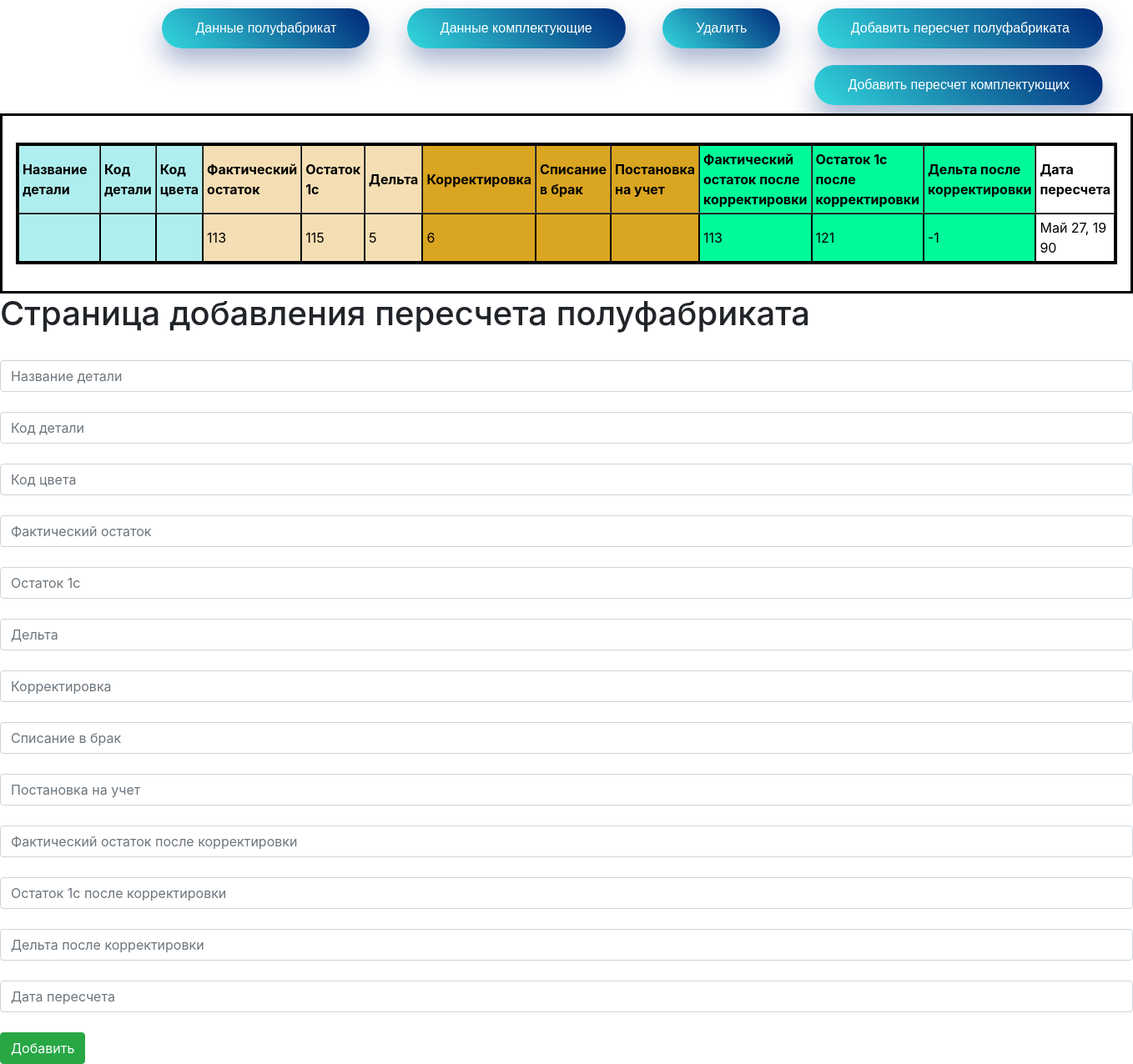
/create, run on the app's committed database.
### main/models.py (models this page shows, shortened)
class Task(models.Model):
    class Meta:
        verbose_name = "Данные полуфабриката"
        verbose_name_plural = "Данные полуфабриката"
        ordering = [
            '-release_date']
    details_name = models.CharField("Дельта", max_length=100, blank=True)
    code = models.CharField("Код детали", max_length=50, blank=True)
    color_code = models.CharField("Код цвета", max_length=50, blank=True)
    quantity_actual = models.CharField("Фактический остаток", max_length=50, blank=True)
    quantity_1c = models.CharField("Остаток 1с", max_length=50, blank=True)
    delta = models.CharField("Дельта", max_length=50, blank=True)
    adjustments = models.CharField("Корректировка", max_length=50, blank=True)
    adjustments_marriage = models.CharField("Списание в брак", max_length=50, blank=True)
    actual_registration = models.CharField("Постановка на учет", max_length=50, blank=True)
    after_adjustment_quantity_actual = models.CharField("Фактический остаток после корректировки",
                                                        max_length=50, blank=True)
    after_adjustment_quantity_1c = models.CharField("Остаток 1с после корректировки", max_length=50, blank=True)
    after_adjustment_delta = models.CharField("Дельта после корректировки", max_length=50, blank=True)
    release_date = models.DateField("Дата пересчета")

### main/views.py (the view, shortened to what this page needs)
# urls.py: path('create', views.create, name='create'),
def create(request):
    form = TaskForm()
    name = Task.objects.filter().order_by('-id')[:1]
    context = {
        'form': form,
        'name': name
    }
    return render(request, 'main/create.html', context)

### main/templates/main/create.html (shortened to what this page needs)
<!doctype html>
<html lang="ru">
<head>
    <link rel="stylesheet" href="https://cdn.jsdelivr.net/npm/bootstrap@4.5.3/dist/css/bootstrap.min.css"
>
</head>
<body>
         <nav style="text-align:right" class="my-2 my-md-0 mr-md-3">
        <a href="{% url 'home' %}" class="pressed-button">Данные полуфабрикат</a>
        <a href="{% url 'home_accessories' %}" class="pressed-button">Данные комплектующие</a>
        <a href="{% url 'about' %}" class="pressed-button">Удалить</a>
        <a href="{% url 'create' %}" class="pressed-button">Добавить пересчет полуфабриката</a>
        <a href="{% url 'create_accessories' %}" class="pressed-button">Добавить пересчет комплектующих</a>
        </nav>
    <dialog id="dialog" style="">
  <p>
      <table  border="1" cellpadding="4" cellspacing="0">
            <tr>
                <th bgcolor="#AFEEEE" width="300"> Название детали</th>
                <th bgcolor="#AFEEEE"> Код детали</th>
                <th bgcolor="#AFEEEE"> Код цвета</th>
                <th bgcolor="#F5DEB3"> Фактический остаток</th>
                <th bgcolor="#F5DEB3"> Остаток 1с</th>
                <th bgcolor="#F5DEB3"> Дельта</th>
                <th bgcolor="#DAA520"> Корректировка</th>
                <th bgcolor="#DAA520"> Списание в брак</th>
                <th bgcolor="#DAA520"> Постановка на учет</th>
                <th bgcolor="#00FA9A"> Фактический остаток после корректировки</th>
                <th bgcolor="#00FA9A"> Остаток 1с после корректировки</th>
                <th bgcolor="#00FA9A"> Дельта после корректировки</th>
                <th> Дата пересчета</th>
            </tr>
            {% for el in name %}
            <tr>
                <td bgcolor="#AFEEEE" >{{ el.details_name }}</td>
                <td bgcolor="#AFEEEE">{{ el.code }}</td>
                <td bgcolor="#AFEEEE">{{ el.color_code }}</td>
                <td bgcolor="#F5DEB3">{{ el.quantity_actual }}</td>
                <td bgcolor="#F5DEB3">{{ el.quantity_1c }}</td>
                <td bgcolor="#F5DEB3">{{ el.delta }}</td>
                <td bgcolor="#DAA520">{{ el.adjustments }}</td>
                <td bgcolor="#DAA520">{{ el.adjustments_marriage }}</td>
                <td bgcolor="#DAA520">{{ el.actual_registration }}</td>
                <td bgcolor="#00FA9A">{{ el.after_adjustment_quantity_actual }}</td>
                <td bgcolor="#00FA9A">{{ el.after_adjustment_quantity_1c }}</td>
                <td bgcolor="#00FA9A">{{ el.after_adjustment_delta }}</td>
                <td>{{ el.release_date }}</td>
            </tr>
            {% endfor %}
        </table>
  </p>
</dialog>
    <div>
        <br>
        <br>
        <br>
        <br>
        <br>
        <br>
        <br>
        <br>
        <br>
        <h1 style="text-align:left">Страница добавления пересчета полуфабриката</h1>
        <br>
    </div>
    <form id="123" method="post">
        {{ form.details_name }}<br>
        {{ form.code }}<br>
        {{ form.color_code }}<br>
        {{ form.quantity_actual }}<br>
        {{ form.quantity_1c }}<br>
        {{ form.delta }}<br>
        {{ form.adjustments }}<br>
        {{ form.adjustments_marriage }}<br>
        {{ form.actual_registration }}<br>
        {{ form.after_adjustment_quantity_actual }}<br>
        {{ form.after_adjustment_quantity_1c }}<br>
        {{ form.after_adjustment_delta }}<br>
        {{ form.release_date }}<br>
        <button type="submit" class="btn btn-success">Добавить</button>
    </form>
</body>
</html>

### main/templates/main/create.html (style rules this page uses)
table { border: 3px solid black; border-collapse:separate; border-spacing: 0; width: 100%; }
table tr td { border: 1px solid black; word-break: break-all; }
table tr td:nth-child(2) { word-break: break-all; }
body { background: url(https://html5book.ru/wp-content/uploads/2015/10/background54.png); }
.pressed-button { text-decoration: none; display: inline-block; padding: 12px 40px; margin: 10px 20px; border-radius: 30px; background-image: linear-gradient(45deg, #6ab1d7 0%, #33d9de 50%, #002878 100%); background-position: 100% 0; background-size: 200% 200%; font-family: 'Montserrat', sans-serif; font-size: 16px; font-weight: 200; color: white; box-shadow: 0 16px 32px 0 rgba(0, 40, 120, .35); transition: .5s; }

### data on the page
Task: quantity_actual "113", quantity_1c "115", delta "5", adjustments "6", after_adjustment_quantity_actual "113", after_adjustment_quantity_1c "121", after_adjustment_delta "-1", release_date "Май 27, 1990"
